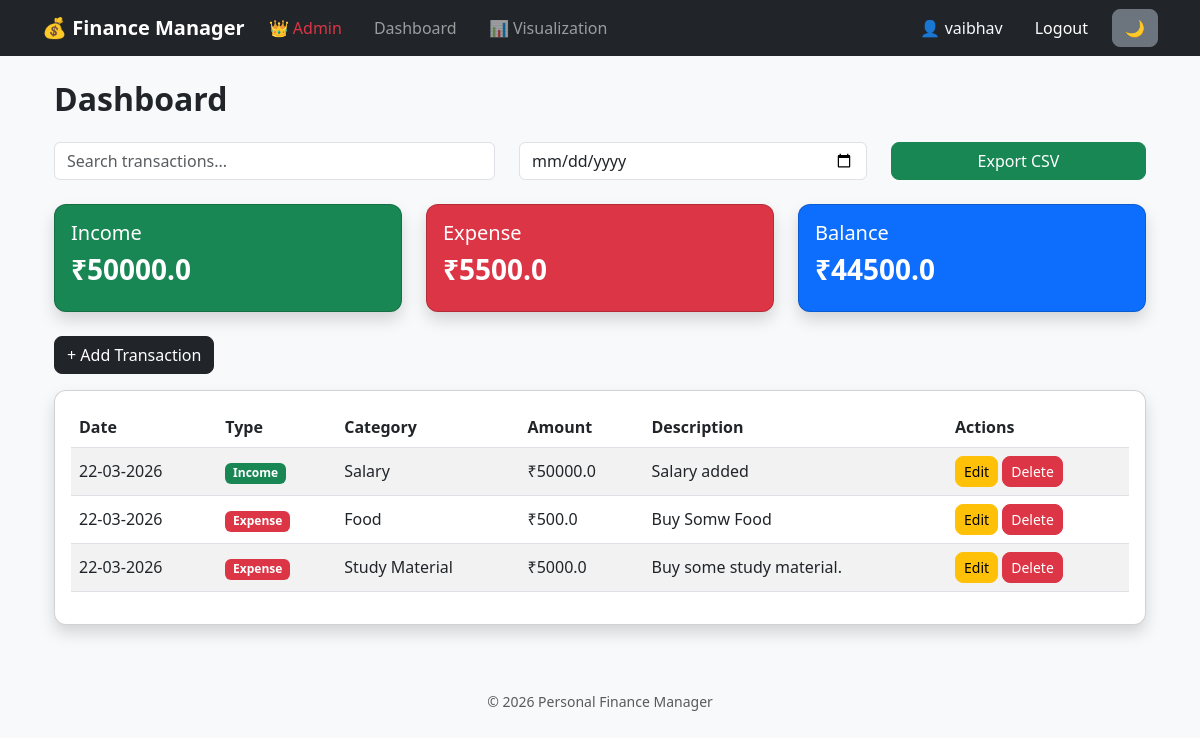
/dashboard (signed in), run on an earlier commit of the app's database.
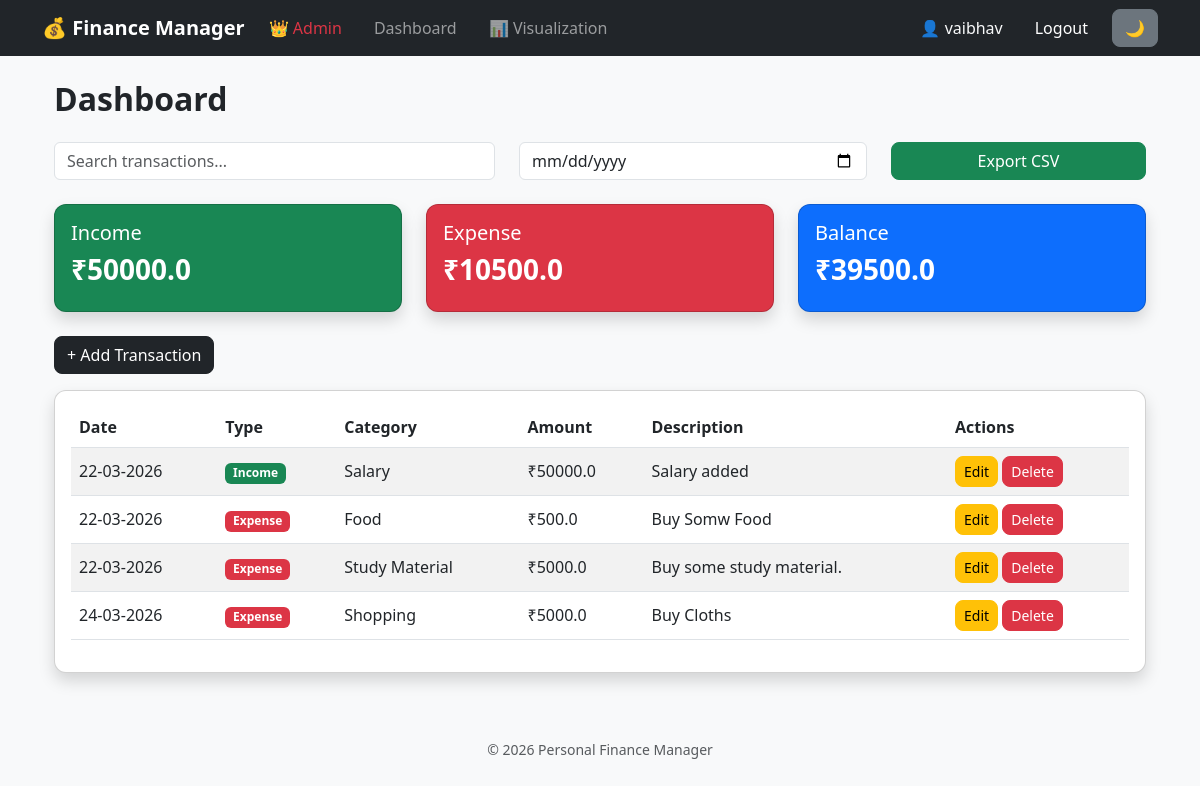
And on a later commit of the database.
### app/models.py (models this page shows, shortened)
class User(db.Model, UserMixin):
    id = db.Column(db.Integer, primary_key=True)
    is_admin = db.Column(db.Boolean, default=False)
    username = db.Column(db.String(100), unique=True, nullable=False)
    email = db.Column(db.String(150), unique=True, nullable=False)
    password = db.Column(db.String(200), nullable=False)
    transactions = db.relationship('Transaction', backref='user', lazy=True)

class Transaction(db.Model):
    id = db.Column(db.Integer, primary_key=True)
    type = db.Column(db.String(10), nullable=False)
    amount = db.Column(db.Float, nullable=False)
    category = db.Column(db.String(100), nullable=False)
    description = db.Column(db.String(200))
    date = db.Column(db.DateTime, default=datetime.utcnow)
    user_id = db.Column(db.Integer, db.ForeignKey('user.id'), nullable=False)

### app/routes.py (the view)
@main.route('/dashboard')
@login_required
def dashboard():
    transactions = Transaction.query.filter_by(user_id=current_user.id).all()
    income, expense, balance = calculate_totals(transactions)
    return render_template(
        'dashboard/dashboard.html',
        transactions=transactions,
        income=income,
        expense=expense,
        balance=balance
    )

### app/__init__.py (called while the page is built)
def create_app():
    app = Flask(__name__, template_folder='../templates', static_folder='../static')
    app.config['SECRET_KEY'] = 'this_is_a_secret_key_change_later'
    app.config['SQLALCHEMY_DATABASE_URI'] = 'sqlite:///db.sqlite3'
    app.config['SQLALCHEMY_TRACK_MODIFICATIONS'] = False
    db.init_app(app)
    login_manager.init_app(app)
    login_manager.login_view = 'main.login'   # 🔥 FIX (IMPORTANT)
    from .models import User
    @login_manager.user_loader
    def load_user(user_id):
        return User.query.get(int(user_id))
    @app.after_request
    def add_header(response):
        response.headers["Cache-Control"] = "no-store, no-cache, must-revalidate, max-age=0"
        response.headers["Pragma"] = "no-cache"
        response.headers["Expires"] = "0"
        return response
    from .routes import main
    app.register_blueprint(main)
    return app

### app/utils.py (called while the page is built)
def calculate_totals(transactions):
    income = sum(t.amount for t in transactions if t.type == 'income')
    expense = sum(t.amount for t in transactions if t.type == 'expense')
    balance = income - expense
    return income, expense, balance

### templates/dashboard/dashboard.html (shortened to what this page needs)
{% extends 'base.html' %}
{% block content %}
<div class="container mt-4">
<h2 class="mb-4">Dashboard</h2>
<div class="row mb-4">
    <div class="col-md-5">
        <input type="text" id="search" placeholder="Search transactions..." class="form-control">
    </div>
    <div class="col-md-4">
        <input type="date" id="filterDate" class="form-control">
    </div>
    <div class="col-md-3">
        <a href="{{ url_for('main.export') }}" class="btn btn-success w-100">
            Export CSV
        </a>
    </div>
</div>
<div class="row mb-4">
    <div class="col-md-4">
        <div class="card bg-success text-white shadow">
            <div class="card-body">
                <h5>Income</h5>
                <h3>₹{{ income }}</h3>
            </div>
        </div>
    </div>
    <div class="col-md-4">
        <div class="card bg-danger text-white shadow">
            <div class="card-body">
                <h5>Expense</h5>
                <h3>₹{{ expense }}</h3>
            </div>
        </div>
    </div>
    <div class="col-md-4">
        <div class="card bg-primary text-white shadow">
            <div class="card-body">
                <h5>Balance</h5>
                <h3>₹{{ balance }}</h3>
            </div>
        </div>
    </div>
</div>
<div class="mb-3">
    <a href="{{ url_for('main.add_transaction') }}" class="btn btn-dark">
        + Add Transaction
    </a>
</div>
<div class="card shadow">
    <div class="card-body">
        <table class="table table-striped">
            <thead>
                <tr>
                    <th>Date</th>
                    <th>Type</th>
                    <th>Category</th>
                    <th>Amount</th>
                    <th>Description</th>
                    <th>Actions</th>
                </tr>
            </thead>
            <tbody>
                {% for t in transactions %}
                <tr data-date="{{ t.date.strftime('%Y-%m-%d') }}">
                    <td>{{ t.date.strftime('%d-%m-%Y') }}</td>
                    <td>
                        {% if t.type == 'income' %}
                            <span class="badge bg-success">Income</span>
                        {% else %}
                            <span class="badge bg-danger">Expense</span>
                        {% endif %}
                    </td>
                    <td>{{ t.category }}</td>
                    <td>₹{{ t.amount }}</td>
                    <td>{{ t.description }}</td>
                    <td>
                        <a href="{{ url_for('main.edit_transaction', id=t.id) }}"
                           class="btn btn-sm btn-warning">
                           Edit
                        </a>
                        <a href="{{ url_for('main.delete_transaction', id=t.id) }}"
                           class="btn btn-sm btn-danger"
                           onclick="return confirm('Are you sure you want to delete this transaction?')">
                           Delete
                        </a>
                    </td>
                </tr>
                {% endfor %}
            </tbody>
        </table>
    </div>
</div>
</div>
{% endblock %}

### templates/base.html (shortened to what this page needs)
<!DOCTYPE html>
<html lang="en">
<head>
    <link href="https://cdn.jsdelivr.net/npm/bootstrap@5.3.0/dist/css/bootstrap.min.css" rel="stylesheet">
    <link rel="stylesheet" href="{{ url_for('static', filename='css/style.css') }}">
</head>
<body class="bg-light">
    {% include 'navbar.html' %}
    <div class="container mt-4 mb-5">
        {% block content %}
        {% endblock %}
    </div>
    <footer class="text-center text-muted py-3">
        <small>© 2026 Personal Finance Manager</small>
    </footer>
</body>
</html>

### templates/navbar.html (shortened to what this page needs)
<nav class="navbar navbar-expand-lg navbar-dark bg-dark">
    <div class="container">
        <span class="navbar-brand">💰 Finance Manager</span>
        <div class="collapse navbar-collapse" id="navbarNav">
            <ul class="navbar-nav me-auto gap-3">
                {% if current_user.is_authenticated %}
                <li class="nav-item">
                    <a class="nav-link text-danger" href="{{ url_for('main.admin_dashboard') }}">
                        👑 Admin
                    </a>
                </li>
                <li class="nav-item">
                    <a class="nav-link" href="{{ url_for('main.dashboard') }}">
                        Dashboard
                    </a>
                </li>
                <li class="nav-item">
                    <a class="nav-link" href="{{ url_for('main.visualize') }}">
                        📊 Visualization
                    </a>
                </li>
                {% endif %}
            </ul>
            <ul class="navbar-nav ms-auto align-items-center gap-2">
                {% if current_user.is_authenticated %}
                <li class="nav-item">
                    <span class="nav-link text-light">
                        👤 {{ current_user.username }}
                    </span>
                </li>
                <li class="nav-item">
                    <a class="nav-link btn btn-danger text-white px-3"
                       href="{{ url_for('main.logout') }}">
                        Logout
                    </a>
                </li>
                <li class="nav-item">
                    <button onclick="toggleDarkMode()" class="btn btn-secondary">
                        🌙
                    </button>
                </li>
                {% endif %}
            </ul>
        </div>
    </div>
</nav>

### static/css/style.css (style rules this page uses)
body { background-color: #f8f9fa; }
.card { border-radius: 12px; }
.navbar-brand { font-weight: bold; font-size: 20px; }
.table { vertical-align: middle; }
.btn { border-radius: 8px; }
h2, h3 { font-weight: 600; }

What changed in the data, as far as the page shows it:
added Transaction: date "24-03-2026", type "Expense", category "Shopping", amount "5000.0", description "Buy Cloths"
Also different on the page:
{{ expense }}: "5500.0" → "10500.0"
{{ balance }}: "44500.0" → "39500.0"
